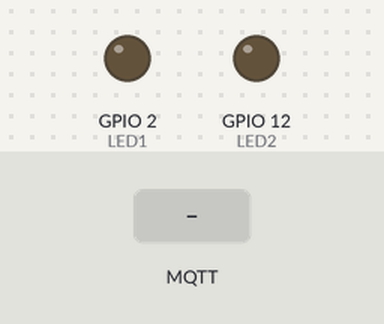
Simulated run of this sketch. Board: ESP32. Parts: output pins drawn as LEDs (lit = HIGH). Inputs (shaded band) come from the test bench. WiFi joins after 1.5 s; servers stay silent unless stated; random numbers use the default seed unless the sketch sets one; no MQTT or app messages arrive unless stated; what the sketch prints to the serial monitor is not drawn.

Above: at 2.7 s.
2.8 s: MQTT message "on" arrives on the first subscribed topic
At 3.3 s:
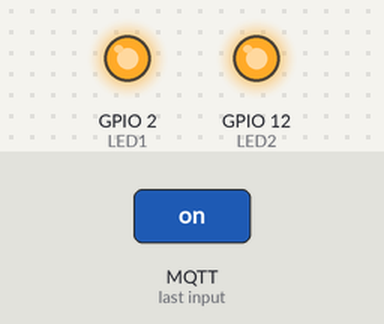
4.3 s: MQTT message "one" arrives on the first subscribed topic
At 5.5 s:
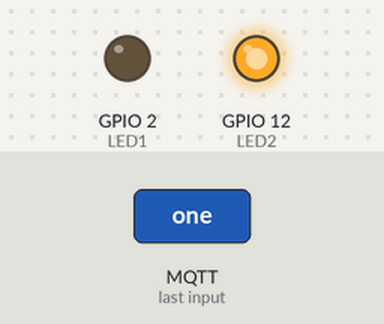
5.8 s: MQTT message "off" arrives on the first subscribed topic
At 6.8 s:
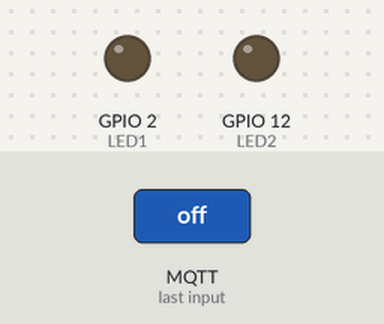
7.3 s: MQTT message "one" arrives on the first subscribed topic
At 7.9 s:
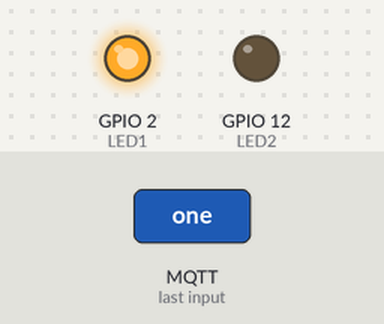
Timing chart, 0 to 9.8 s (numbered marks = the images above; inputs shaded):
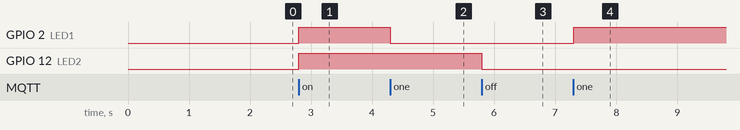

The sketch:

sketch_oct11a_copy_20231218224527.ino
```cpp
#include <WiFi.h>
#include <PubSubClient.h>

// Update these with values suitable for your network.

const char* ssid = "NVHH082";
const char* password = "nvhh0822401";
const char* mqtt_server = "broker.hivemq.com";

unsigned long lastMsg = 0;

#define LED1    2
#define LED2    12

WiFiClient espClient;
PubSubClient client(espClient);

void setup_wifi() {
  delay(10);
  // We start by connecting to a WiFi network
  Serial.println();
  Serial.print("Connecting to ");
  Serial.println(ssid);

  WiFi.mode(WIFI_STA);
  WiFi.begin(ssid, password);

  while (WiFi.status() != WL_CONNECTED) {
    delay(500);
    Serial.print(".");
  }

  randomSeed(micros());

  Serial.println("");
  Serial.println("WiFi connected");
  Serial.println("IP address: ");
  Serial.println(WiFi.localIP());
}

void callback(char* topic, byte* payload, unsigned int length) {
  String LightState;
  Serial.print("Message arrived [");
  Serial.print(topic);
  Serial.print("] ");
  if (String(topic) == "PTIT_26/Light/Control"){
    for (int i = 0; i < length; i++) {
      LightState += (char)payload[i];
    }
    if(LightState == "on"){
      digitalWrite(LED1, HIGH);
      digitalWrite(LED2, HIGH);
    }
    else if(LightState == "off"){
      digitalWrite(LED1, LOW);
      digitalWrite(LED2, LOW);
    }
    else if(LightState == "one"){
      digitalWrite(LED1, !digitalRead(LED1));
    }
    else if(LightState == "two"){
      digitalWrite(LED2, !digitalRead(LED2));
    }
  }
  Serial.print(LightState);
}

void reconnect() {
  // Loop until we're reconnected
  while (!client.connected()) {
    Serial.print("Attempting MQTT connection...");
    String clientId = "ESP32Client-";
    clientId += String(random(0xffff), HEX);
    // Attempt to connect
    if (client.connect(clientId.c_str())) {
      Serial.println("Connected to " + clientId);
      // Once connected, publish an announcement...
      // ... and resubscribe
      client.subscribe("PTIT_26/Light/Control");
    } else {
      Serial.print("failed, rc=");
      Serial.print(client.state());
      Serial.println(" try again in 5 seconds");
      // Wait 5 seconds before retrying
      delay(5000);
    }
  }
}

void setup() {
  pinMode(2, OUTPUT);
  pinMode(12, OUTPUT);
  Serial.begin(115200);
  setup_wifi();
  client.setServer(mqtt_server, 1883);
  client.setCallback(callback);
}

void loop() {
  if (!client.connected()) {
    reconnect();
  }
  client.loop();

  unsigned long now = millis();
  if (now - lastMsg > 2000) {
    lastMsg = now;
    if(digitalRead(LED1)==1){
      client.publish("PTIT_26/Light/State1", "on");
    }
    else{
      client.publish("PTIT_26/Light/State1", "off");
    }
    if(digitalRead(LED2)==1){
      client.publish("PTIT_26/Light/State2", "on");
    }
    else{
      client.publish("PTIT_26/Light/State2", "off");
    }
  }
}
```

Measured:
- after the input at 2.8 s, GPIO 2 (LED1), GPIO 12 (LED2): LOW → HIGH at once
- after the input at 4.3 s, GPIO 2 (LED1): HIGH → LOW at once
- after the input at 5.8 s, GPIO 12 (LED2): HIGH → LOW at once
- after the input at 7.3 s, GPIO 2 (LED1): LOW → HIGH at once
